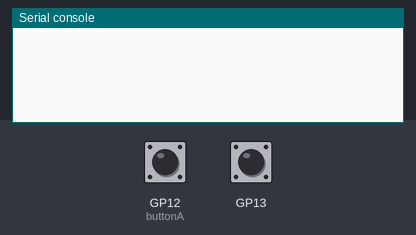
Bench run of a program on a simulated Raspberry Pi Pico running MicroPython. Shown: the last lines printed to the serial console. The test bench sets the inputs (shaded band); at power-on: GP12 (buttonA) HIGH, GP13 HIGH.

Above: at 1.2 s.
1.3 s: GP12 (buttonA) pulled LOW for 0.15 s
At 2.6 s:
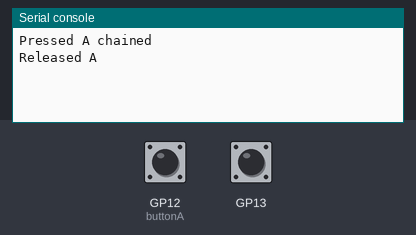
2.9 s: GP13 pulled LOW for 0.15 s
At 4.0 s:
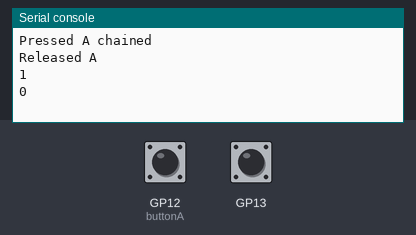
4.5 s: GP12 (buttonA) pulled LOW for 1 s
At 4.9 s:
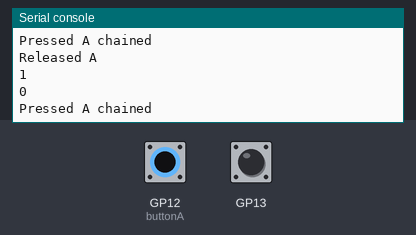
7.0 s: GP13 pulled LOW for 1 s
At 8.4 s:
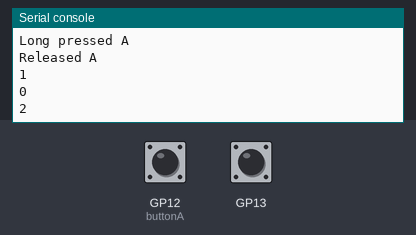
Timing chart, 0 to 10.0 s (numbered marks = the images above; inputs shaded):
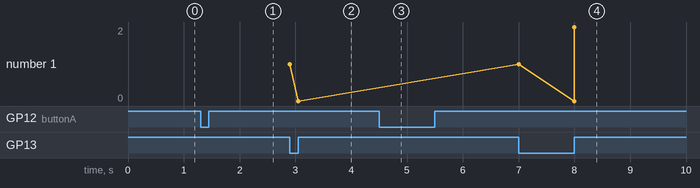

Measured:
- after the input at 1.3 s, the serial console: prints a new line at once (image 1)
- after the input at 2.9 s, the serial console: prints a new line at once (image 2)
- after the input at 4.5 s, the serial console: prints a new line at once (image 3)
- after the input at 7.0 s, the serial console: prints a new line at once (image 4)
- plotted number 1: 0 → 2 after the input at 7.0 s

The program:

onButton.py
```python
import micropython
from machine import Pin, Timer

# Make sure we can handle exceptions in the ISR
micropython.alloc_emergency_exception_buf(100)

class Button:
    # Define the possible button events
    RELEASE = 0
    PRESS = 1
    LONG_PRESS = 2

    def __init__(self, pin: Pin, active_high=False, long_press_duration=500):
        self.long_press_duration = long_press_duration
        # Initialise the callbacks to 'None'
        self.pressed_fn = None
        self.long_pressed_fn = None
        self.released_fn = None
        self.event_fn = None
        # Create the long press timer
        self.tim = Timer()
        # Is this active high or active low button?
        self.active_value = 1 if active_high else 0
        # Very simple debounce logic
        if pin.value() == self.active_value:
            self.is_pressed = True
        else:
            self.is_pressed = False
        # Setup the interrupt
        pin.irq(self._button_pressed, Pin.IRQ_FALLING | Pin.IRQ_RISING)

    def on_press(self, cb):
        self.pressed_fn = cb
        return self

    def on_long_press(self, cb):
        self.long_pressed_fn = cb
        return self

    def on_release(self, cb):
        self.released_fn = cb
        return self

    def on_event(self, cb):
        self.event_fn = cb
        return self

    def _notify(self, event):
        if self.event_fn:
            micropython.schedule(self.event_fn, event)

        if event == Button.RELEASE:
            if self.released_fn:
                micropython.schedule(self.released_fn, Button.RELEASE)
        elif event == Button.PRESS:
            if self.pressed_fn:
                micropython.schedule(self.pressed_fn, Button.PRESS)
        elif event == Button.LONG_PRESS:
            if self.long_pressed_fn:
                micropython.schedule(self.long_pressed_fn, Button.LONG_PRESS)

    def _long_press(self, tim):
        tim.deinit()
        # A long press has been detected
        self._notify(Button.LONG_PRESS)

    def _button_pressed(self, pin):
        if pin.value() == self.active_value and not self.is_pressed:
            # The button has been pressed
            self.tim.init(mode=Timer.ONE_SHOT, period=self.long_press_duration, callback=self._long_press)
            self.is_pressed = True
            self._notify(Button.PRESS)
        elif pin.value() != self.active_value and self.is_pressed:
            # The button has been released
            self.tim.deinit()
            self.is_pressed = False
            self._notify(Button.RELEASE)

buttonA = Button(Pin(12, mode=Pin.IN, pull=Pin.PULL_UP))
buttonA.on_release(lambda x: print("Released A"))
buttonA.on_long_press(lambda x: print("Long pressed A")).on_press(lambda x: print("Pressed A chained"))

buttonB = Button(Pin(13, mode=Pin.IN, pull=Pin.PULL_UP), long_press_duration=1000).on_event(lambda event: print(event))
```
